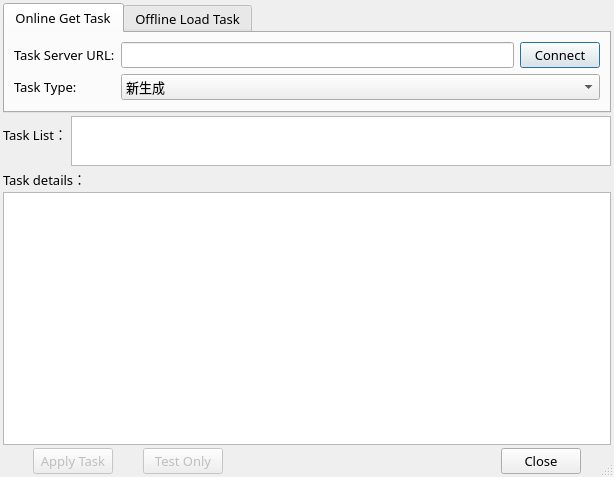
<?xml version="1.0" encoding="UTF-8"?>
<ui version="4.0">
 <class>TaskDialog</class>
 <widget class="QDialog" name="TaskDialog">
  <property name="windowModality">
   <enum>Qt::ApplicationModal</enum>
  </property>
  <property name="geometry">
   <rect>
    <x>0</x>
    <y>0</y>
    <width>614</width>
    <height>477</height>
   </rect>
  </property>
  <property name="font">
   <font>
    <family>楷体</family>
    <pointsize>10</pointsize>
   </font>
  </property>
  <property name="focusPolicy">
   <enum>Qt::ClickFocus</enum>
  </property>
  <property name="windowTitle">
   <string>Task Browser</string>
  </property>
  <property name="sizeGripEnabled">
   <bool>true</bool>
  </property>
  <property name="modal">
   <bool>true</bool>
  </property>
  <layout class="QVBoxLayout" name="verticalLayout" stretch="10,3,2,83,2">
   <property name="spacing">
    <number>3</number>
   </property>
   <property name="leftMargin">
    <number>3</number>
   </property>
   <property name="topMargin">
    <number>3</number>
   </property>
   <property name="rightMargin">
    <number>3</number>
   </property>
   <property name="bottomMargin">
    <number>3</number>
   </property>
   <item>
    <widget class="QTabWidget" name="tabWidget">
     <property name="currentIndex">
      <number>0</number>
     </property>
     <widget class="QWidget" name="tab">
      <attribute name="title">
       <string>Online Get Task</string>
      </attribute>
      <layout class="QFormLayout" name="formLayout">
       <item row="0" column="0">
        <widget class="QLabel" name="taskServerLabel">
         <property name="text">
          <string>Task Server URL:</string>
         </property>
        </widget>
       </item>
       <item row="0" column="1">
        <layout class="QHBoxLayout" name="horizontalLayout_2">
         <item>
          <widget class="QLineEdit" name="taskSrvUrlEdit"/>
         </item>
         <item>
          <widget class="QPushButton" name="connectBtn">
           <property name="text">
            <string>Connect</string>
           </property>
          </widget>
         </item>
        </layout>
       </item>
       <item row="1" column="0">
        <widget class="QLabel" name="label">
         <property name="text">
          <string>Task Type:</string>
         </property>
        </widget>
       </item>
       <item row="1" column="1">
        <widget class="QComboBox" name="taskType">
         <property name="currentText">
          <string>新生成</string>
         </property>
         <property name="currentIndex">
          <number>0</number>
         </property>
         <item>
          <property name="text">
           <string>新生成</string>
          </property>
         </item>
         <item>
          <property name="text">
           <string>已申领采集</string>
          </property>
         </item>
         <item>
          <property name="text">
           <string>已提交采集成果</string>
          </property>
         </item>
         <item>
          <property name="text">
           <string>已申领质检</string>
          </property>
         </item>
         <item>
          <property name="text">
           <string>质检结果已提交</string>
          </property>
         </item>
         <item>
          <property name="text">
           <string>失效</string>
          </property>
         </item>
        </widget>
       </item>
      </layout>
     </widget>
     <widget class="QWidget" name="tab_2">
      <attribute name="title">
       <string>Offline Load Task</string>
      </attribute>
      <layout class="QFormLayout" name="formLayout_2">
       <item row="0" column="0">
        <widget class="QLabel" name="taskServerLabel_2">
         <property name="text">
          <string>Task File :</string>
         </property>
        </widget>
       </item>
       <item row="0" column="1">
        <widget class="QgsFileWidget" name="mQgsFileWidget">
         <property name="filter">
          <string>*.gpkg</string>
         </property>
         <property name="options">
          <set>QFileDialog::ReadOnly</set>
         </property>
        </widget>
       </item>
       <item row="1" column="0">
        <widget class="QLabel" name="label_2">
         <property name="text">
          <string>Task Type:</string>
         </property>
        </widget>
       </item>
       <item row="1" column="1">
        <widget class="QComboBox" name="taskType_2"/>
       </item>
      </layout>
     </widget>
    </widget>
   </item>
   <item>
    <layout class="QFormLayout" name="formLayout_3">
     <item row="0" column="0">
      <widget class="QLabel" name="label_4">
       <property name="text">
        <string>Task List：</string>
       </property>
      </widget>
     </item>
     <item row="0" column="1">
      <widget class="QListView" name="listView">
       <property name="minimumSize">
        <size>
         <width>0</width>
         <height>50</height>
        </size>
       </property>
      </widget>
     </item>
    </layout>
   </item>
   <item>
    <widget class="QLabel" name="label_3">
     <property name="text">
      <string>Task details：</string>
     </property>
    </widget>
   </item>
   <item>
    <widget class="QTableWidget" name="taskTable">
     <property name="minimumSize">
      <size>
       <width>0</width>
       <height>0</height>
      </size>
     </property>
     <property name="maximumSize">
      <size>
       <width>2000</width>
       <height>2000</height>
      </size>
     </property>
     <property name="sortingEnabled">
      <bool>true</bool>
     </property>
     <attribute name="horizontalHeaderCascadingSectionResizes">
      <bool>true</bool>
     </attribute>
     <attribute name="horizontalHeaderStretchLastSection">
      <bool>true</bool>
     </attribute>
    </widget>
   </item>
   <item>
    <layout class="QHBoxLayout" name="horizontalLayout_3">
     <property name="spacing">
      <number>30</number>
     </property>
     <property name="leftMargin">
      <number>30</number>
     </property>
     <property name="rightMargin">
      <number>30</number>
     </property>
     <item>
      <widget class="QPushButton" name="applyTaskBtn">
       <property name="enabled">
        <bool>false</bool>
       </property>
       <property name="text">
        <string>Apply Task</string>
       </property>
      </widget>
     </item>
     <item>
      <widget class="QPushButton" name="testTaskBtn">
       <property name="enabled">
        <bool>false</bool>
       </property>
       <property name="text">
        <string>Test Only</string>
       </property>
      </widget>
     </item>
     <item>
      <widget class="QDialogButtonBox" name="submitBtnBox">
       <property name="orientation">
        <enum>Qt::Horizontal</enum>
       </property>
       <property name="standardButtons">
        <set>QDialogButtonBox::Close</set>
       </property>
      </widget>
     </item>
    </layout>
   </item>
  </layout>
 </widget>
 <customwidgets>
  <customwidget>
   <class>QgsFileWidget</class>
   <extends>QWidget</extends>
   <header>qgsfilewidget.h</header>
  </customwidget>
 </customwidgets>
 <resources/>
 <connections>
  <connection>
   <sender>submitBtnBox</sender>
   <signal>accepted()</signal>
   <receiver>TaskDialog</receiver>
   <slot>accept()</slot>
   <hints>
    <hint type="sourcelabel">
     <x>248</x>
     <y>254</y>
    </hint>
    <hint type="destinationlabel">
     <x>157</x>
     <y>274</y>
    </hint>
   </hints>
  </connection>
  <connection>
   <sender>submitBtnBox</sender>
   <signal>rejected()</signal>
   <receiver>TaskDialog</receiver>
   <slot>reject()</slot>
   <hints>
    <hint type="sourcelabel">
     <x>316</x>
     <y>260</y>
    </hint>
    <hint type="destinationlabel">
     <x>286</x>
     <y>274</y>
    </hint>
   </hints>
  </connection>
 </connections>
</ui>
